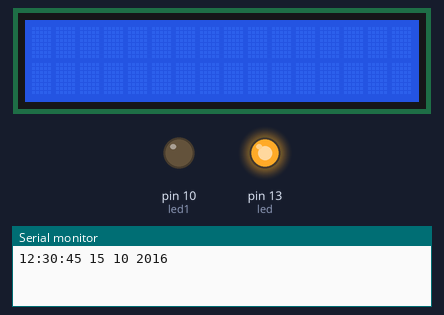
This sketch was run on a simulated Arduino Uno, built with avr-gcc and run on an emulated ATmega328P. On the bench: 16×2 character LCD, output pins drawn as LEDs (lit = HIGH), the last lines printed to the serial monitor. Wiring (inferred from the names in the program): DS1307 clock at I2C address 0x68. The local clock reads 2024-03-15 10:24:30 at power-on unless the sketch sets it.

Above: at 0.1 s.
At 20.1 s:
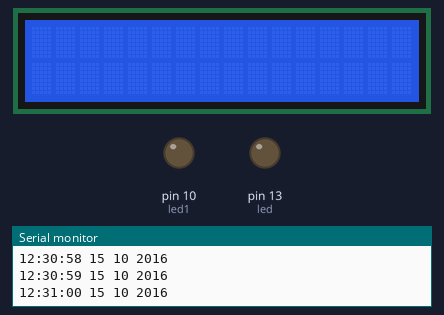
Timing chart, 0 to 22.6 s (numbered marks = the images above):
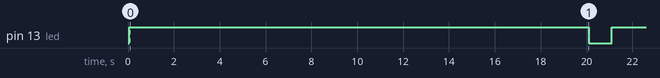

Measured:
- by itself, pin 13 (led): LOW → HIGH at 0.06 s, → LOW 20.0 s later, → HIGH 1.0 s later

The sketch:

bat_tat.ino
```cpp
#include <LiquidCrystal.h>
#include <Wire.h>
#include <EEPROM.h> // Thư viện EEPROM để lưu giá trị khi mất điện.
LiquidCrystal lcd(12, 11, 5, 4, 3, 2);
/* Địa chỉ của DS1307 */
const byte DS1307 = 0x68;
/* Số byte dữ liệu sẽ đọc từ DS1307 */
const byte NumberOfFields = 7;
boolean ok;
/* khai báo các biến thời gian */
int dayx[]= {6,7,8,9,10,11,12,13,14,15,16,17,18,19};// mình sẽ mặc định ban ngày là như thế.
int night[] = {20,21,22,23,0,1,2,3,4,5}; // Ban đêm mặc định.
int nextdayhour[100], nextdayminute[100];
int second, minute, hour, day, wday, month, year;
int addr = 1;
boolean stat, caculator;
int delayday = 30, delaynight=120, delaytime=3;
int count=0;
int time2=0;
int co1, co2,co3, co4, l, i;
int lasthour, lastminute, nexthour, nextminute;
int timer=0;
int led = 13;
int led1=10;
void setup()
{
  pinMode(led, OUTPUT);
  pinMode(led1,OUTPUT);
  Wire.begin();
    /* cài đặt thời gian cho module */
  setTime(12, 30, 45, 1, 15, 10, 16); // 12:30:45 CN 08-02-2015
  Serial.begin(9600);
  lcd.begin(16, 2);
  caculator =true;

  //setTime(14,11, 0, 1, 20, 6, 16);

}

void loop(){
      /* Đọc dữ liệu của DS1307 */
    readDS1307();
     if(hour == 12 && minute == 31 && second == 0)
           {
            digitalWrite(led, HIGH);
            delay(5000);
            digitalWrite(led, LOW);
            }
      else{
        digitalWrite(led,HIGH);
      }
    /* Hiển thị thời gian ra Serial monitor */
    digitalClockDisplay();
    delay(1000);

}

void readDS1307()
{
        Wire.beginTransmission(DS1307);
        Wire.write((byte)0x00);
        Wire.endTransmission();
        Wire.requestFrom(DS1307, NumberOfFields);

        second = bcd2dec(Wire.read() & 0x7f);
        minute = bcd2dec(Wire.read() );
        hour   = bcd2dec(Wire.read() & 0x3f);// chế độ 24h.
        wday   = bcd2dec(Wire.read() );
        day    = bcd2dec(Wire.read() );
        month  = bcd2dec(Wire.read() );
        year   = bcd2dec(Wire.read() );
        year += 2000;
}
/* Chuyển từ format BCD (Binary-Coded Decimal) sang Decimal */
int bcd2dec(byte num)
{
        return ((num/16 * 10) + (num % 16));
}
/* Chuyển từ Decimal sang BCD */
int dec2bcd(byte num)
{
        return ((num/10 * 16) + (num % 10));
}

void digitalClockDisplay(){
    // digital clock display of the time
    Serial.print(hour);
    printDigits(minute);
    printDigits(second);
    Serial.print(" ");
    Serial.print(day);
    Serial.print(" ");
    Serial.print(month);
    Serial.print(" ");
    Serial.print(year);
    Serial.println();
}
void printDigits(int digits){
      // các thành phần thời gian được ngăn chách bằng dấu :
      Serial.print(":");

      if(digits < 10)
          Serial.print('0');
      Serial.print(digits);
  }
/* cài đặt thời gian cho DS1307 */
void setTime(byte hr, byte min, byte sec, byte wd, byte d, byte mth, byte yr)
{
        Wire.beginTransmission(DS1307);
        Wire.write(byte(0x00)); // đặt lại pointer
        Wire.write(dec2bcd(sec));
        Wire.write(dec2bcd(min));
        Wire.write(dec2bcd(hr));
        Wire.write(dec2bcd(wd)); // day of week: Sunday = 1, Saturday = 7
        Wire.write(dec2bcd(d));
        Wire.write(dec2bcd(mth));
        Wire.write(dec2bcd(yr));
        Wire.endTransmission();
}
```
